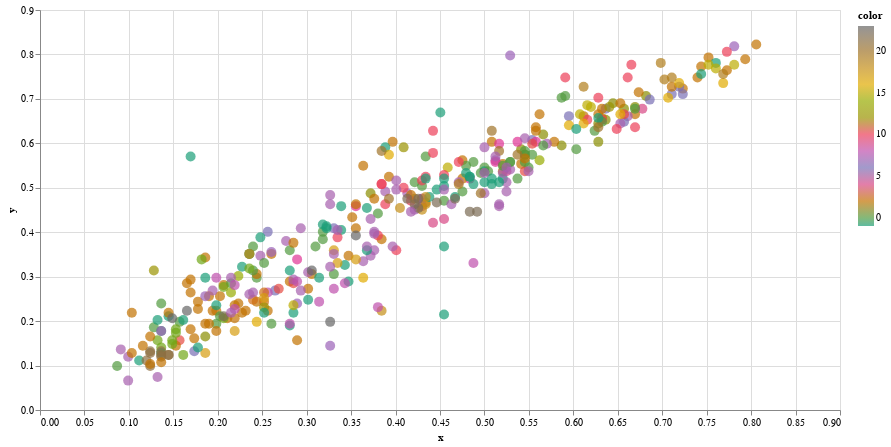

This figure's notebook cell:
### Code cell
interactiveDraw(faces_X[:,0],faces_X[:,1],faces_y,faces_y_pred)

### Figure 1 — Vega-Lite specification as saved in the notebook (floating-point values rounded to 4 significant figures; data arrays with more than 128 entries replaced by an {"elided": "..."} marker saying what was removed)
{"config": {"view": {"continuousWidth": 300, "continuousHeight": 300}}, "data": {"name": "data-5332400790b14eec31779b73c620be4b"}, "mark": {"type": "circle", "size": 100}, "encoding": {"color": {"field": "color", "scale": {"scheme": "dark2"}, "type": "quantitative"}, "tooltip": [{"field": "label", "type": "quantitative"}], "x": {"field": "x", "type": "quantitative"}, "y": {"field": "y", "type": "quantitative"}}, "height": 400, "params": [{"name": "param_5", "select": {"type": "interval", "encodings": ["x", "y"]}, "bind": "scales"}], "width": 800, "$schema": "https://vega.github.io/schema/vega-lite/v5.14.1.json", "datasets": {"data-5332400790b14eec31779b73c620be4b": {"elided": "400 records"}}}
